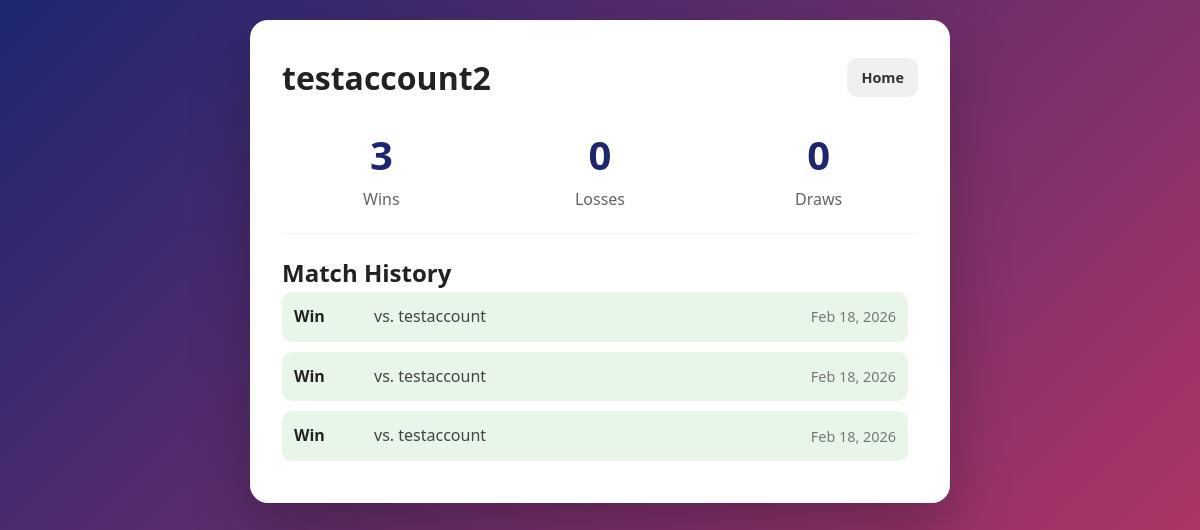
The page /profile (signed in) on the database its author committed.
### app.py (models this page shows, shortened)
class User(UserMixin, db.Model):
    id = db.Column(db.Integer, primary_key=True)
    username = db.Column(db.String(100), unique=True, nullable=False)
    password_hash = db.Column(db.String(128))

class Match(db.Model):
    id = db.Column(db.Integer, primary_key=True)
    player1_id = db.Column(db.Integer, db.ForeignKey('user.id'), nullable=False)
    player2_id = db.Column(db.Integer, db.ForeignKey('user.id'), nullable=False)
    winner_id = db.Column(db.Integer, db.ForeignKey('user.id'), nullable=True)
    is_draw = db.Column(db.Boolean, default=False, nullable=False)
    timestamp = db.Column(db.DateTime, server_default=db.func.now())
    player1 = db.relationship('User', foreign_keys=[player1_id])
    player2 = db.relationship('User', foreign_keys=[player2_id])
    winner = db.relationship('User', foreign_keys=[winner_id])

### app.py (the view)
@app.route("/profile")
@login_required
def profile():
    if session.get('is_guest'):
        flash("Guests do not have profiles."); return redirect(url_for('home'))
    user_id = current_user.id
    wins = Match.query.filter_by(winner_id=user_id).count()
    draws = Match.query.filter(or_(Match.player1_id == user_id, Match.player2_id == user_id), Match.is_draw==True).count()
    total_matches = Match.query.filter(or_(Match.player1_id == user_id, Match.player2_id == user_id)).count()
    losses = total_matches - wins - draws
    matches = Match.query.filter(or_(Match.player1_id == user_id, Match.player2_id == user_id)).order_by(Match.timestamp.desc()).all()
    return render_template("profile.html", user=current_user, matches=matches, wins=wins, losses=losses, draws=draws)

### app.py (called while the page is built)
@login_manager.user_loader
def load_user(user_id):
    if session.get('is_guest'): return GuestUser(session.get('guest_id'))
    return User.query.get(int(user_id))

### templates/profile.html (shortened to what this page needs)
<!DOCTYPE html>
<html lang="en">
<head>
    <link rel="stylesheet" href="{{ url_for('static', filename='css/style.css') }}">
</head>
<body class="bg">
<div class="profile-layout">
    <div class="card profile-card">
        <div class="profile-header">
            <h1>{{ user.username }}</h1>
            <a href="{{ url_for('home') }}" class="button secondary small">Home</a>
        </div>
        <div class="stats-grid">
            <div class="stat-item">
                <h2>{{ wins }}</h2>
                <p>Wins</p>
            </div>
            <div class="stat-item">
                <h2>{{ losses }}</h2>
                <p>Losses</p>
            </div>
            <div class="stat-item">
                <h2>{{ draws }}</h2>
                <p>Draws</p>
            </div>
        </div>
        <div class="divider"></div>
        <h2>Match History</h2>
        <ul class="match-history">
            {% for match in matches %}
                <li class="match-item
                    {% if match.is_draw %}draw
                    {% elif match.winner_id == user.id %}win
                    {% else %}loss{% endif %}">
                    <div class="match-result">
                        {% if match.is_draw %}
                            Draw
                        {% elif match.winner_id == user.id %}
                            Win
                        {% else %}
                            Loss
                        {% endif %}
                    </div>
                    <div class="match-opponent">
                        vs.
                        {% if match.player1_id == user.id %}
                            {{ match.player2.username }}
                        {% else %}
                            {{ match.player1.username }}
                        {% endif %}
                    </div>
                    <div class="match-timestamp">
                        {{ match.timestamp.strftime('%b %d, %Y') }}
                    </div>
                </li>
            {% else %}
                <li>No matches played yet.</li>
            {% endfor %}
        </ul>
    </div>
</div>
</body>
</html>

### static/css/style.css (style rules this page uses)
* { box-sizing: border-box; margin: 0; padding: 0; }
body { font-family: system-ui, -apple-system, BlinkMacSystemFont, 'Segoe UI', Roboto, Oxygen, Ubuntu, Cantarell, 'Open Sans', 'Helvetica Neue', sans-serif; line-height: 1.6; }
.bg { min-height: 100vh; background: linear-gradient(135deg, #1d2671, #c33764); color: #fff; padding: 20px; }
.card { background: white; color: #222; padding: 32px; border-radius: 18px; width: 100%; max-width: 400px; box-shadow: 0 25px 60px rgba(0,0,0,0.25); text-align: center; animation: fadeIn 0.4s ease; }
.divider { margin: 20px 0; font-size: 0.8rem; opacity: 0.6; border-bottom: 1px solid #eee; }
.button, button { display: inline-block; width: 100%; padding: 14px; border-radius: 10px; border: none; font-size: 1rem; font-weight: 600; cursor: pointer; text-decoration: none; text-align: center; transition: transform 0.1s ease, box-shadow 0.1s ease; }
.secondary { background: #f0f0f0; color: #333; }
.small { width: auto; padding: 8px 14px; font-size: 0.9rem; }
.profile-layout { max-width: 700px; margin: 0 auto; }
.profile-card { max-width: 100%; text-align: left; }
.profile-header { display: flex; justify-content: space-between; align-items: center; margin-bottom: 20px; }
.stats-grid { display: grid; grid-template-columns: repeat(auto-fit, minmax(100px, 1fr)); gap: 20px; text-align: center; margin-bottom: 20px; }
.stat-item h2 { font-size: 2.5rem; font-weight: 700; color: #1d2671; }
.stat-item p { opacity: 0.7; }
.match-history { list-style: none; max-height: 400px; overflow-y: auto; padding-right: 10px; }
.match-item { display: grid; grid-template-columns: 80px 1fr auto; align-items: center; padding: 12px; border-radius: 10px; margin-bottom: 10px; font-weight: 500; }
.match-item.win { background-color: #e8f5e9; }
.match-result { font-weight: 700; }
.match-opponent { color: #444; }
.match-timestamp { font-size: 0.9rem; color: #777; }

### rows shown on the page
User: username "testaccount2"
Match: is_draw "Win", player1.username "testaccount", timestamp "Feb 18, 2026"
Match: is_draw "Win", player1.username "testaccount", timestamp "Feb 18, 2026"
Match: is_draw "Win", player1.username "testaccount", timestamp "Feb 18, 2026"

### other values the page prints
{{ wins }} "3"
{{ losses }} "0"
{{ draws }} "0"
